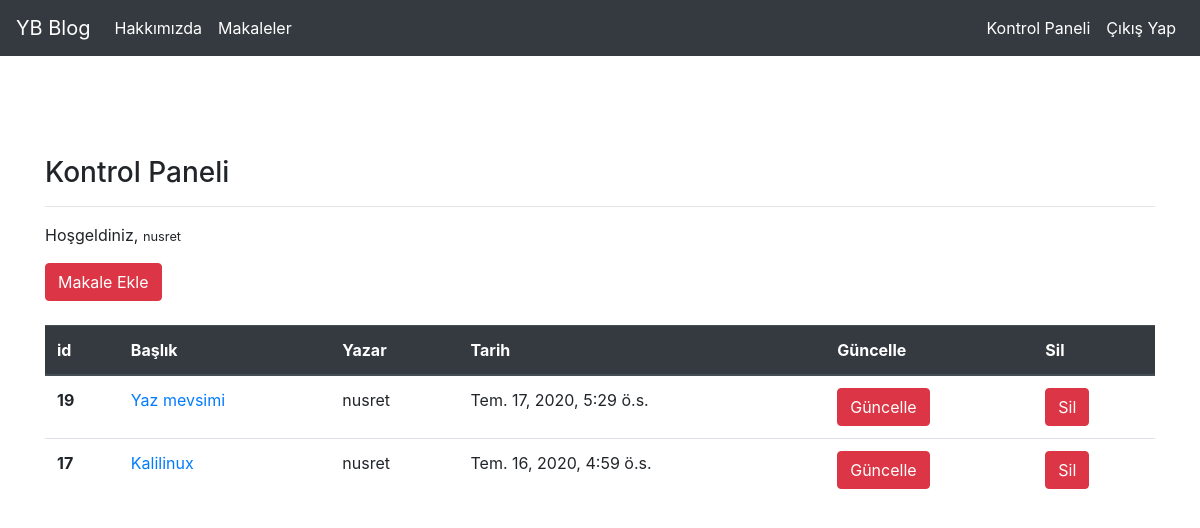
Screenshot of /articles/dashboard/ (signed in) with the database file from the repository.
### article/models.py (models this page shows, shortened)
class Article(models.Model):
    author = models.ForeignKey("auth.User",on_delete = models.CASCADE,verbose_name = "Yazar")
    title = models.CharField(max_length= 50,verbose_name="Başlık")
    content = RichTextField(verbose_name="İçerik")
    created_date = models.DateTimeField(auto_now_add=True)
    article_image = models.FileField(blank = True,null = True,verbose_name="Makaleye Fotoğraf Ekle")
    class Meta:
        ordering = ['-created_date']

### article/views.py (the view)
# urls.py: path('dashboard/',views.dashboard,name = "dashboard"),
@login_required(login_url = "user:login")
def dashboard(request):
    articles = Article.objects.filter(author = request.user)
    context = {
        "articles":articles
    }
    return render(request,"dashboard.html",context)

### templates/dashboard.html
{% extends "layout.html" %}
{% block body %}
<h3>Kontrol Paneli</h3>
<hr>
<p>
Hoşgeldiniz, <small>{{request.user.username}}</small>
</p>
<a class = "btn btn-danger" href="{% url 'article:addarticle' %}">Makale Ekle</a>
<br><br>
{% if articles %}
<table class="table">
    <thead class="thead-dark">
      <tr>
        <th scope="col">id</th>
        <th scope="col">Başlık</th>
        <th scope="col">Yazar</th>
        <th scope="col">Tarih</th>
        <th scope="col">Güncelle</th>
        <th scope="col">Sil</th>
      </tr>
    </thead>
    <tbody>
        {% for article in articles  %}
          <tr>
            <th scope="row">{{article.id}}</th>
            <td> <a href="{% url 'article:detail' article.id %}"> {{article.title}}</a> </td>
            <td>{{article.author.username}}</td>
            <td>{{article.created_date}}</td>
            <td><a href="{% url 'article:update' article.id %}" class = "btn btn-danger">Güncelle</a></td>
            <td><a href="{% url 'article:delete' article.id %}" class = "btn btn-danger">Sil</a></td>
          </tr>
        {% endfor %}
    </tbody>
  </table>
{% else %}
<div class = "alert alert-danger">
    Henüz bir makaleniz bulunmuyor...
</div>
{% endif %}
{% endblock body %}

### rows the page displays
Article: id "19", title "Yaz mevsimi", author.username "nusret", created_date "Tem. 17, 2020, 5:29 ö.s."
Article: id "17", title "Kalilinux", author.username "nusret", created_date "Tem. 16, 2020, 4:59 ö.s."

### other values shown
{{ request.user.username }} "nusret"
